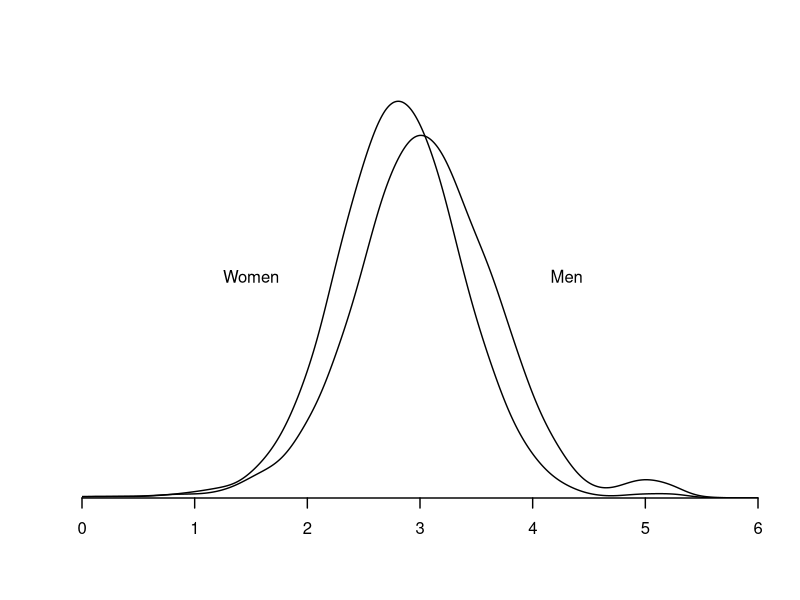
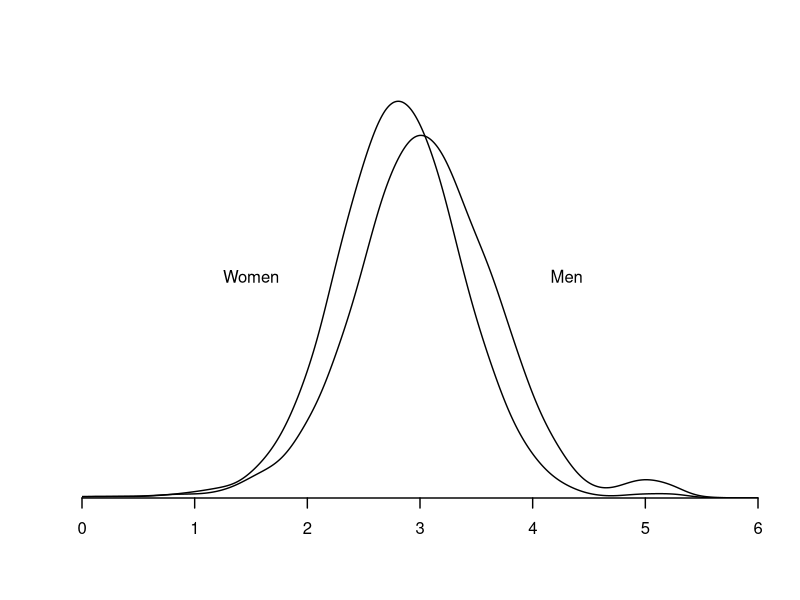
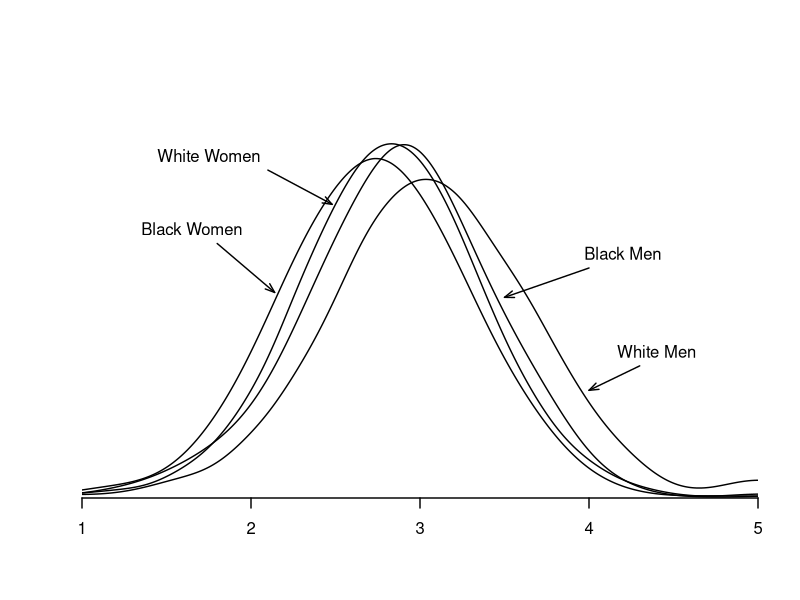
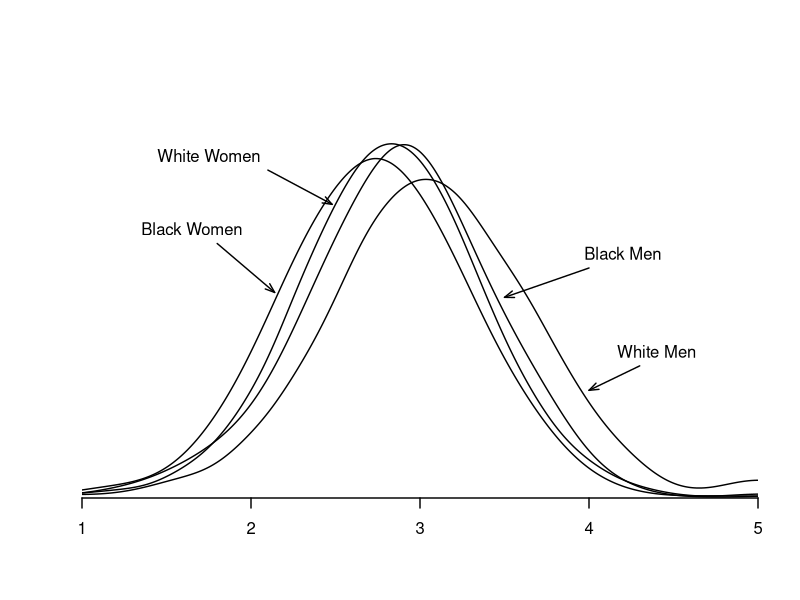

The R script that drew these images, in order:
#####################################
### This file generates Figure 2.2
### Log Wage Density by Gender and Race
#####################################
### Uses data file cps09mar.txt
#########################################

dat <- read.table("cps09mar.txt")
f <- (dat[,2]==1)
m <- (dat[,2]==0)
wm <- (dat[,11]==1)&m
bm <- (dat[,11]==2)&m
wf <- (dat[,11]==1)&f
bf <- (dat[,11]==2)&f
lnwage <- as.matrix(log(dat[,5]/(dat[,6]*dat[,7])))

# take log hourly wage for each group
f_lnwage  <- lnwage[f]
m_lnwage  <- lnwage[m]
wm_lnwage <- lnwage[wm]
bm_lnwage <- lnwage[bm]
wf_lnwage <- lnwage[wf]
bf_lnwage <- lnwage[bf]

##########################################
### density with bandwidth = 0.075 (gender)
##########################################

f_den <- density(f_lnwage,from=0,to=6,adjust=2)		
m_den <- density(m_lnwage,from=0,to=6,adjust=2)		

# mark the point of the mean wage
medm <- min(which( abs(m_den$x-mean((m_lnwage))) <= 0.015 ))
xm <- m_den$x[medm]
medf <- min(which( abs(f_den$x-mean((f_lnwage))) <= 0.01 ))
xf <- f_den$x[medf]

wd <- 1.4

pdf("HANSEN2-2a.pdf",family="Helvetica",colormodel='cmyk',width=4.5,height=4.5)
plot(m_den$x, m_den$y, type="l",lty=1,xlab="",ylab="",xaxt="n", yaxt="n", xlim=c(0,6),ylim=c(0,0.75),title=NULL,xaxs="i",yaxs="i",bty="n",lwd=wd)
lines(f_den,lwd=wd)
axis(side=1,seq(0,10,1),lwd=wd)
text(4.3,0.4,"Men")
text(1.5,0.4,"Women")
dev.off()

postscript("HANSEN2-2a.eps",paper="special",width=4.5,height=4.5,horizontal=FALSE,onefile=FALSE,family="Helvetica",colormodel='cmyk')
plot(m_den$x, m_den$y, type="l",lty=1,xlab="",ylab="",xaxt="n", yaxt="n", xlim=c(0,6),ylim=c(0,0.75),title=NULL,xaxs="i",yaxs="i",bty="n",lwd=wd)
lines(f_den,lwd=wd)
axis(side=1,seq(0,10,1),lwd=wd)
text(4.3,0.4,"Men")
text(1.5,0.4,"Women")
dev.off()




bf_den <- density(bf_lnwage,from=0,to=6,adjust=2)		
bm_den <- density(bm_lnwage,from=0,to=6,adjust=2)		
wf_den <- density(wf_lnwage,from=0,to=6,adjust=2)		
wm_den <- density(wm_lnwage,from=0,to=6,adjust=2)

leg1 <- "White Men"
leg2 <- "Black Men"
leg3 <- "White Women"
leg4 <- "Black Women"


pdf("HANSEN2-2b.pdf",family="Helvetica",colormodel='cmyk',width=4.5,height=4.5)
plot(wm_den$x, wm_den$y, type="l",lty=1,xlab="",ylab="",xaxt="n", yaxt="n", xlim=c(1,5),ylim=c(0,0.85),title=NULL,xaxs="i",yaxs="i",bty="n",lwd=wd)
lines(wf_den,lwd=wd)
lines(bm_den,lwd=wd)
lines(bf_den,lwd=wd)
text(4.4,0.3,leg1)
text(4.2,0.5,leg2)
text(1.75,0.7,leg3)
text(1.65,0.55,leg4)
axis(side=1,seq(-1,7,1),lwd=wd)
arrows(4.3,.27,4.0,0.22,angle=20,length=.1,lwd=wd)
arrows(4.0,.47,3.5,0.41,angle=20,length=.1,lwd=wd)
arrows(1.8,.52,2.14,0.42,angle=20,length=.1,lwd=wd)
arrows(2.1,.67,2.48,0.60,angle=20,length=.1,lwd=wd)
dev.off()

postscript("HANSEN2-2b.eps",paper="special",width=4.5,height=4.5,horizontal=FALSE,onefile=FALSE,family="Helvetica",colormodel='cmyk')
plot(wm_den$x, wm_den$y, type="l",lty=1,xlab="",ylab="",xaxt="n", yaxt="n", xlim=c(1,5),ylim=c(0,0.85),title=NULL,xaxs="i",yaxs="i",bty="n",lwd=wd)
lines(wf_den,lwd=wd)
lines(bm_den,lwd=wd)
lines(bf_den,lwd=wd)
text(4.4,0.3,leg1)
text(4.2,0.5,leg2)
text(1.75,0.7,leg3)
text(1.65,0.55,leg4)
axis(side=1,seq(-1,7,1),lwd=wd)
arrows(4.3,.27,4.0,0.22,angle=20,length=.1,lwd=wd)
arrows(4.0,.47,3.5,0.41,angle=20,length=.1,lwd=wd)
arrows(1.8,.52,2.14,0.42,angle=20,length=.1,lwd=wd)
arrows(2.1,.67,2.48,0.60,angle=20,length=.1,lwd=wd)
dev.off()
